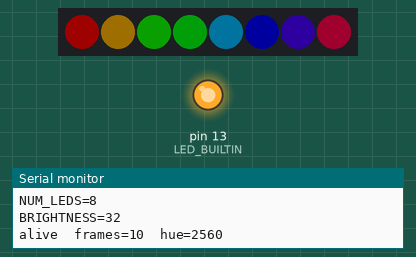
Bench run of a sketch on a simulated Arduino Uno, built with avr-gcc and run on an emulated ATmega328P. On the bench: 8 RGB LEDs in strip order, left to right, output pins drawn as LEDs (lit = HIGH), the last lines printed to the serial monitor. Dim RGB values are drawn brighter than linear; the strip is taken to match the declared colour order.

Above: at 1.05 s.
At 4.37 s:
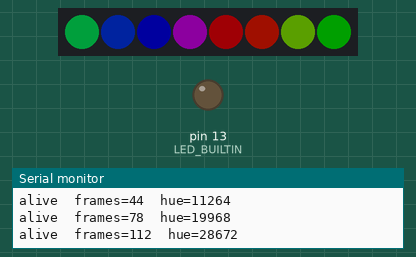
At 9.79 s:
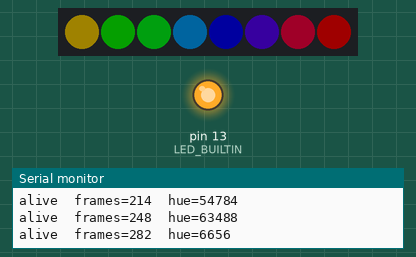
At 19.75 s:
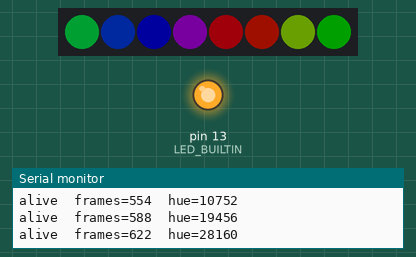
At 28.8 s:
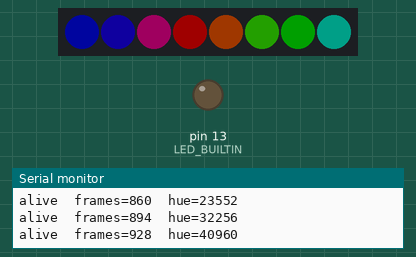
At 39.35 s:
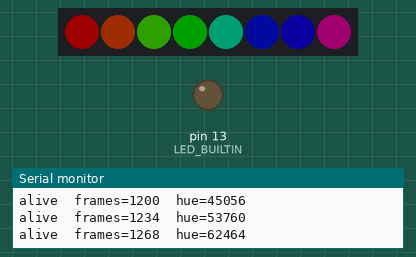
Timing chart, 0 to 40.0 s (numbered marks = the images above):
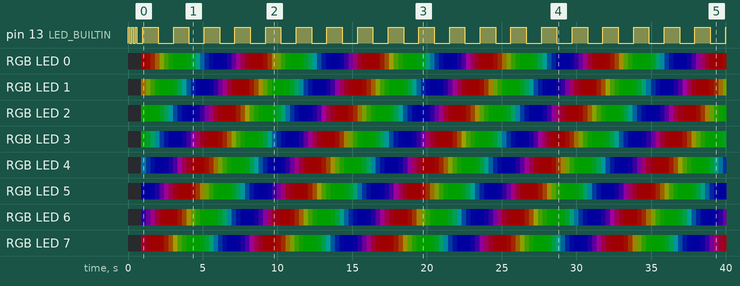

The sketch:

rainbow.ino
```cpp
// rainbow.ino — basic standalone rainbow for bench testing.
//
// Safe on USB power alone (no external PSU) for ~8-12 LEDs at this
// brightness. At BRIGHTNESS = 32, worst-case current is well under
// 100 mA total even at full saturation.
//
// Wiring:
//   Arduino D9  -> strip DIN (data)
//   Arduino GND -> strip GND
//   Arduino 5V  -> strip +5V   (USB-powered, low brightness only)

#include <Adafruit_NeoPixel.h>

#define LED_PIN     9
#define NUM_LEDS    8       // bump up cautiously while watching current
#define BRIGHTNESS  32      // 0-255 — keep low for USB-only power

Adafruit_NeoPixel strip(NUM_LEDS, LED_PIN, NEO_RGB + NEO_KHZ800);

void setup() {
  pinMode(LED_BUILTIN, OUTPUT);
  Serial.begin(115200);
  Serial.println(F("rainbow.ino booted"));
  Serial.print(F("LED_PIN="));     Serial.println(LED_PIN);
  Serial.print(F("NUM_LEDS="));    Serial.println(NUM_LEDS);
  Serial.print(F("BRIGHTNESS="));  Serial.println(BRIGHTNESS);

  strip.begin();
  strip.setBrightness(BRIGHTNESS);
  strip.show();   // all off

  // Boot beacon: pulse the onboard LED 3x so you know setup() ran.
  for (uint8_t i = 0; i < 3; i++) {
    digitalWrite(LED_BUILTIN, HIGH); delay(120);
    digitalWrite(LED_BUILTIN, LOW);  delay(120);
  }
}

uint16_t hueOffset = 0;
uint32_t lastHeartbeat = 0;
uint32_t frameCount = 0;

void loop() {
  for (uint16_t i = 0; i < NUM_LEDS; i++) {
    uint16_t hue = (uint16_t)(hueOffset + (uint32_t)i * 65536UL / NUM_LEDS);
    strip.setPixelColor(i, strip.gamma32(strip.ColorHSV(hue)));
  }
  strip.show();
  hueOffset += 256;
  frameCount++;

  // Heartbeat: toggle onboard LED + serial print once per second.
  uint32_t now = millis();
  if (now - lastHeartbeat >= 1000) {
    digitalWrite(LED_BUILTIN, !digitalRead(LED_BUILTIN));
    Serial.print(F("alive  frames="));
    Serial.print(frameCount);
    Serial.print(F("  hue="));
    Serial.println(hueOffset);
    lastHeartbeat = now;
  }

  delay(20);
}
```

Measured:
- by itself, pin 13 (LED_BUILTIN): goes LOW 0.12 s, HIGH 0.12 s, LOW 0.12 s, HIGH 0.12 s, LOW 0.40 s, 19 × (HIGH 1.0 s, LOW 1.0 s), then HIGH
- by itself, RGB LED 2: off → RGB(2, 32, 0) at 0.90 s, → RGB(0, 32, 0) 0.30 s later, → RGB(0, 32, 1) 0.60 s later, → RGB(0, 32, 7) 0.30 s later, … (113 changes in this stretch)
- by itself, RGB LED 7: off → RGB(32, 0, 9) at 0.90 s, → RGB(32, 0, 3) 0.30 s later, → RGB(32, 0, 0) 0.30 s later, → RGB(32, 1, 0) 0.60 s later, … (113 changes in this stretch)
